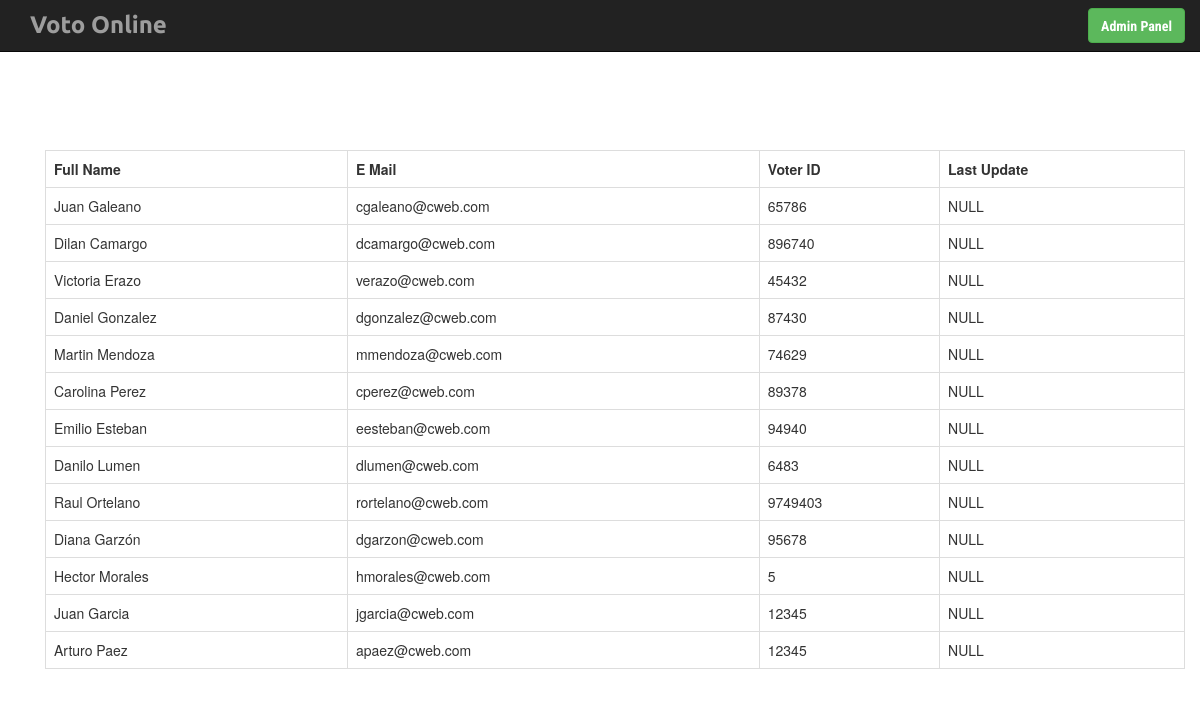
Screenshot of /VOTACION/VOTE/users.php with the database file from the repository.
### tables this page shows
CREATE TABLE `tbl_users` (
  `id` int(5) NOT NULL,
  `full_name` varchar(32) NOT NULL,
  `email` varchar(32) NOT NULL,
  `voter_id` int(10) NOT NULL,
  `voted_for` varchar(32) NOT NULL
);

### VOTACION/VOTE/users.php (the view, shortened to what this page needs)
<!DOCTYPE html>
<html lang="en">
  <head>
    <link href="css/bootstrap.min.css" rel="stylesheet">
  </head>
  <body>
	<div class="container">
  	<nav class="navbar navbar-default navbar-fixed-top navbar-inverse
    " role="navigation">
      <div class="container">
        <div class="navbar-header">
          <a href="index.html" class="navbar-brand headerFont text-lg"><strong>Voto Online</strong></a>
        </div>
        <div class="collapse navbar-collapse" id="example-nav-collapse">
          <button type="submit" class="btn btn-success navbar-right navbar-btn"><span class="normalFont"><strong>Admin Panel</strong></span></button>
        </div>
      </div>
    </nav>
    <div class="container" style="padding-top:150px;">
    <div class="row">
      <div class="col-sm-12">
        <table class="table table-bordered table-hover">
          <tr>
            <th><strong>Full Name</strong></th>
            <th><strong>E Mail</strong></th>
            <th><strong>Voter ID</strong></th>
            <th> Last Update</th>
          </tr>
          <?php
                      require('config.php');
                        $conn= mysqli_connect($hostname, $username, $password, $database);
                        for ($i=1; $i < 16; $i++) {
                          $sql= "SELECT * FROM votacionsancristobal.tbl_users where id='".$i."'";
                          $query= mysqli_query($conn, $sql);
                          if(mysqli_num_rows($query)>0)
                            {
                              while($row= mysqli_fetch_assoc($query))
                              {
                                $full_name= $row['full_name'];
                                $email= $row['email'];
                                $voter_id= $row['voter_id'];
                                echo "
                                  <tr>
                                      <td>$full_name</td>
                                      <td>$email</td>
                                      <td>$voter_id</td>
                                      <td>NULL</td>
                                  </tr>
                                ";
                              }
                            }
                        }
          ?>
        </table>
      </div>
    </div>
    </div>
  </body>
</html>

### VOTACION/VOTE/users.php (style rules this page uses)
.headerFont { font-family: 'Ubuntu', sans-serif; font-size: 24px; }
.normalFont { font-family: 'Roboto Condensed', sans-serif; }

### rows the page displays
tbl_users: full_name "Juan Galeano", email "cgaleano@cweb.com", voter "65786"
tbl_users: full_name "Dilan Camargo", email "dcamargo@cweb.com", voter "896740"
tbl_users: full_name "Victoria Erazo", email "verazo@cweb.com", voter "45432"
tbl_users: full_name "Daniel Gonzalez", email "dgonzalez@cweb.com", voter "87430"
tbl_users: full_name "Martin Mendoza", email "mmendoza@cweb.com", voter "74629"
tbl_users: full_name "Carolina Perez", email "cperez@cweb.com", voter "89378"
tbl_users: full_name "Emilio Esteban", email "eesteban@cweb.com", voter "94940"
tbl_users: full_name "Danilo Lumen", email "dlumen@cweb.com", voter "6483"
tbl_users: full_name "Raul Ortelano", email "rortelano@cweb.com", voter "9749403"
tbl_users: full_name "Diana Garzón", email "dgarzon@cweb.com", voter "95678"
tbl_users: full_name "Hector Morales", email "hmorales@cweb.com", voter "5"
tbl_users: full_name "Juan Garcia", email "jgarcia@cweb.com", voter "12345"
tbl_users: full_name "Arturo Paez", email "apaez@cweb.com", voter "12345"
